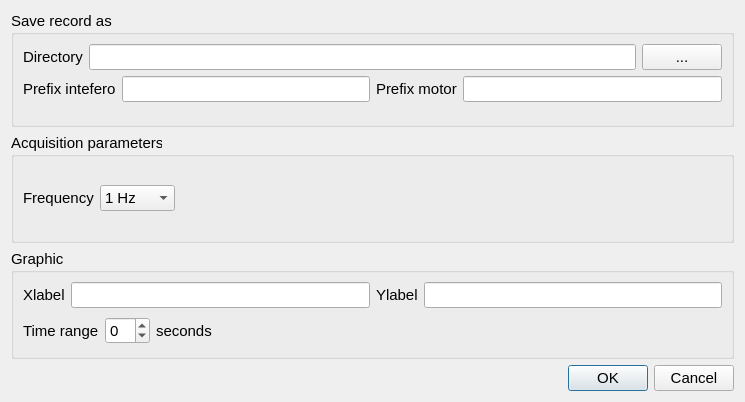
<?xml version="1.0" encoding="UTF-8"?>
<ui version="4.0">
 <class>Dialog</class>
 <widget class="QDialog" name="Dialog">
  <property name="geometry">
   <rect>
    <x>0</x>
    <y>0</y>
    <width>745</width>
    <height>402</height>
   </rect>
  </property>
  <property name="font">
   <font>
    <pointsize>11</pointsize>
   </font>
  </property>
  <property name="windowTitle">
   <string>Dialog</string>
  </property>
  <layout class="QGridLayout" name="gridLayout_5">
   <item row="0" column="0">
    <layout class="QGridLayout" name="gridLayout_4">
     <item row="0" column="0">
      <widget class="QGroupBox" name="groupBox">
       <property name="title">
        <string>Save record as</string>
       </property>
       <layout class="QGridLayout" name="gridLayout">
        <item row="0" column="0">
         <layout class="QVBoxLayout" name="verticalLayout_3">
          <item>
           <layout class="QVBoxLayout" name="verticalLayout">
            <item>
             <layout class="QHBoxLayout" name="horizontalLayout">
              <item>
               <widget class="QLabel" name="label">
                <property name="minimumSize">
                 <size>
                  <width>60</width>
                  <height>0</height>
                 </size>
                </property>
                <property name="text">
                 <string>Directory</string>
                </property>
               </widget>
              </item>
              <item>
               <widget class="QLineEdit" name="le_interfero_record_fn"/>
              </item>
              <item>
               <widget class="QPushButton" name="pb_interfero_select_fn">
                <property name="text">
                 <string>...</string>
                </property>
               </widget>
              </item>
             </layout>
            </item>
            <item>
             <layout class="QHBoxLayout" name="horizontalLayout_8">
              <item>
               <layout class="QHBoxLayout" name="horizontalLayout_6">
                <item>
                 <widget class="QLabel" name="labelPrefix">
                  <property name="minimumSize">
                   <size>
                    <width>60</width>
                    <height>26</height>
                   </size>
                  </property>
                  <property name="text">
                   <string>Prefix intefero</string>
                  </property>
                 </widget>
                </item>
                <item>
                 <widget class="QLineEdit" name="le_interfero_prefix_fn"/>
                </item>
               </layout>
              </item>
              <item>
               <layout class="QHBoxLayout" name="horizontalLayout_7">
                <item>
                 <widget class="QLabel" name="labelPrefix_2">
                  <property name="minimumSize">
                   <size>
                    <width>60</width>
                    <height>26</height>
                   </size>
                  </property>
                  <property name="text">
                   <string>Prefix motor</string>
                  </property>
                 </widget>
                </item>
                <item>
                 <widget class="QLineEdit" name="le_motor_prefix_fn"/>
                </item>
               </layout>
              </item>
             </layout>
            </item>
           </layout>
          </item>
          <item>
           <spacer name="horizontalSpacer">
            <property name="orientation">
             <enum>Qt::Horizontal</enum>
            </property>
            <property name="sizeHint" stdset="0">
             <size>
              <width>686</width>
              <height>13</height>
             </size>
            </property>
           </spacer>
          </item>
         </layout>
        </item>
       </layout>
      </widget>
     </item>
     <item row="1" column="0">
      <widget class="QGroupBox" name="groupBox_2">
       <property name="title">
        <string>Acquisition parameters</string>
       </property>
       <layout class="QGridLayout" name="gridLayout_3">
        <item row="0" column="0">
         <layout class="QHBoxLayout" name="horizontalLayout_2">
          <item>
           <widget class="QLabel" name="label_2">
            <property name="font">
             <font>
              <pointsize>11</pointsize>
             </font>
            </property>
            <property name="text">
             <string>Frequency</string>
            </property>
           </widget>
          </item>
          <item>
           <widget class="QComboBox" name="cb_interfero_freq">
            <item>
             <property name="text">
              <string>1 Hz</string>
             </property>
            </item>
            <item>
             <property name="text">
              <string>2 Hz</string>
             </property>
            </item>
            <item>
             <property name="text">
              <string>5 Hz</string>
             </property>
            </item>
            <item>
             <property name="text">
              <string>10 Hz</string>
             </property>
            </item>
            <item>
             <property name="text">
              <string>20 Hz</string>
             </property>
            </item>
            <item>
             <property name="text">
              <string>100 Hz</string>
             </property>
            </item>
           </widget>
          </item>
          <item>
           <spacer name="horizontalSpacer_2">
            <property name="orientation">
             <enum>Qt::Horizontal</enum>
            </property>
            <property name="sizeHint" stdset="0">
             <size>
              <width>258</width>
              <height>20</height>
             </size>
            </property>
           </spacer>
          </item>
         </layout>
        </item>
       </layout>
      </widget>
     </item>
     <item row="2" column="0">
      <widget class="QGroupBox" name="groupBox_3">
       <property name="title">
        <string>Graphic</string>
       </property>
       <layout class="QGridLayout" name="gridLayout_2">
        <item row="0" column="0">
         <layout class="QVBoxLayout" name="verticalLayout_2">
          <item>
           <layout class="QHBoxLayout" name="horizontalLayout_3">
            <item>
             <widget class="QLabel" name="label_3">
              <property name="font">
               <font>
                <pointsize>11</pointsize>
               </font>
              </property>
              <property name="text">
               <string>Xlabel</string>
              </property>
             </widget>
            </item>
            <item>
             <widget class="QLineEdit" name="le_interfero_graph_xlabel"/>
            </item>
            <item>
             <widget class="QLabel" name="label_4">
              <property name="font">
               <font>
                <pointsize>11</pointsize>
               </font>
              </property>
              <property name="text">
               <string>Ylabel</string>
              </property>
             </widget>
            </item>
            <item>
             <widget class="QLineEdit" name="le_interfero_graph_ylabel"/>
            </item>
           </layout>
          </item>
          <item>
           <layout class="QHBoxLayout" name="horizontalLayout_4">
            <item>
             <widget class="QLabel" name="label_5">
              <property name="font">
               <font>
                <pointsize>11</pointsize>
               </font>
              </property>
              <property name="text">
               <string>Time range</string>
              </property>
             </widget>
            </item>
            <item>
             <widget class="QSpinBox" name="sb_interfero_time_range">
              <property name="minimum">
               <number>-1</number>
              </property>
             </widget>
            </item>
            <item>
             <widget class="QLabel" name="label_6">
              <property name="font">
               <font>
                <pointsize>11</pointsize>
               </font>
              </property>
              <property name="text">
               <string>seconds</string>
              </property>
             </widget>
            </item>
            <item>
             <spacer name="horizontalSpacer_3">
              <property name="orientation">
               <enum>Qt::Horizontal</enum>
              </property>
              <property name="sizeHint" stdset="0">
               <size>
                <width>248</width>
                <height>20</height>
               </size>
              </property>
             </spacer>
            </item>
           </layout>
          </item>
         </layout>
        </item>
       </layout>
      </widget>
     </item>
    </layout>
   </item>
   <item row="1" column="0">
    <layout class="QHBoxLayout" name="horizontalLayout_5">
     <item>
      <spacer name="horizontalSpacer_4">
       <property name="orientation">
        <enum>Qt::Horizontal</enum>
       </property>
       <property name="sizeHint" stdset="0">
        <size>
         <width>538</width>
         <height>20</height>
        </size>
       </property>
      </spacer>
     </item>
     <item>
      <widget class="QDialogButtonBox" name="buttonBox">
       <property name="orientation">
        <enum>Qt::Horizontal</enum>
       </property>
       <property name="standardButtons">
        <set>QDialogButtonBox::Cancel|QDialogButtonBox::Ok</set>
       </property>
      </widget>
     </item>
    </layout>
   </item>
  </layout>
 </widget>
 <resources/>
 <connections>
  <connection>
   <sender>buttonBox</sender>
   <signal>accepted()</signal>
   <receiver>Dialog</receiver>
   <slot>accept()</slot>
   <hints>
    <hint type="sourcelabel">
     <x>248</x>
     <y>254</y>
    </hint>
    <hint type="destinationlabel">
     <x>157</x>
     <y>274</y>
    </hint>
   </hints>
  </connection>
  <connection>
   <sender>buttonBox</sender>
   <signal>rejected()</signal>
   <receiver>Dialog</receiver>
   <slot>reject()</slot>
   <hints>
    <hint type="sourcelabel">
     <x>316</x>
     <y>260</y>
    </hint>
    <hint type="destinationlabel">
     <x>286</x>
     <y>274</y>
    </hint>
   </hints>
  </connection>
 </connections>
</ui>
